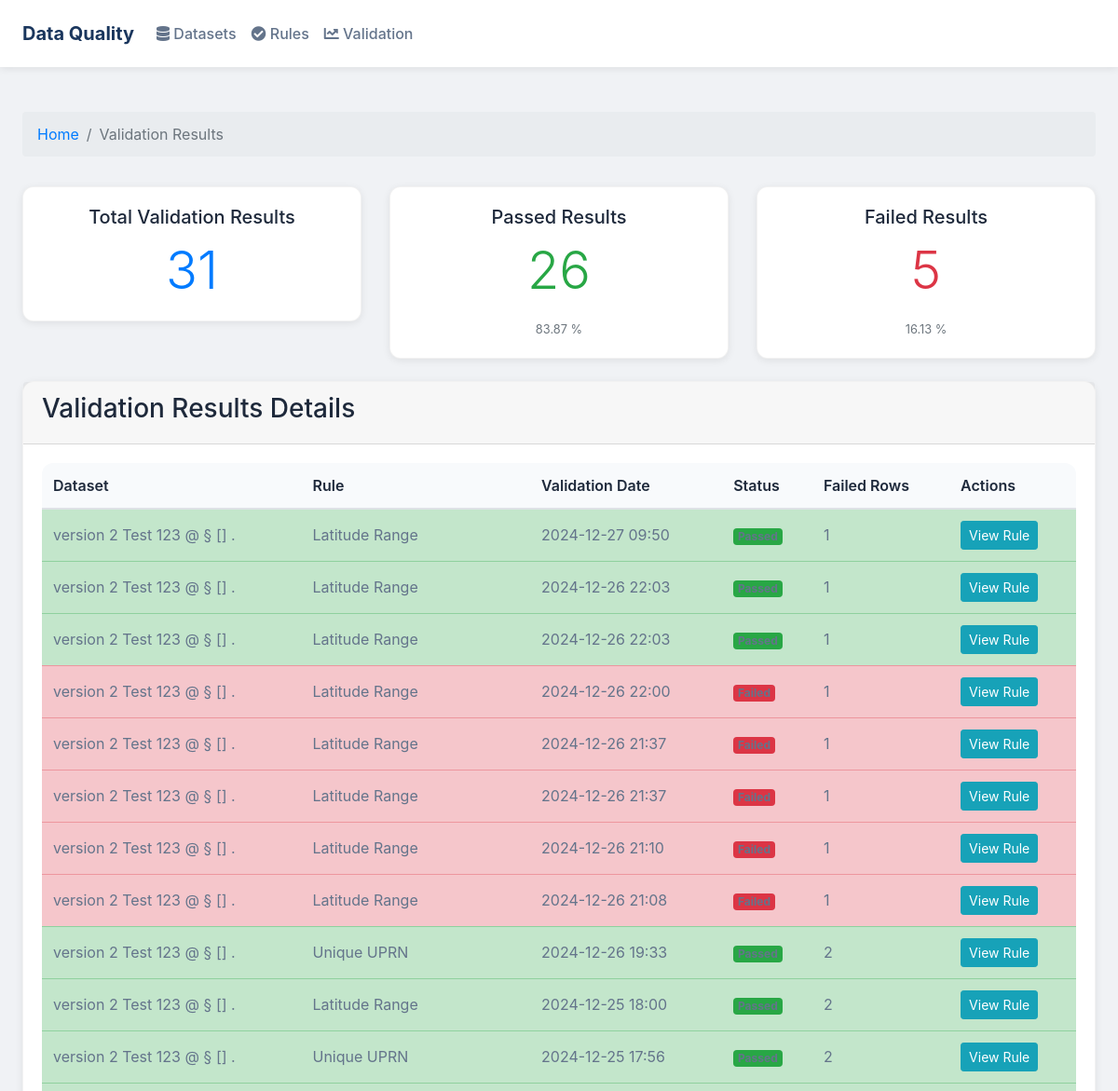
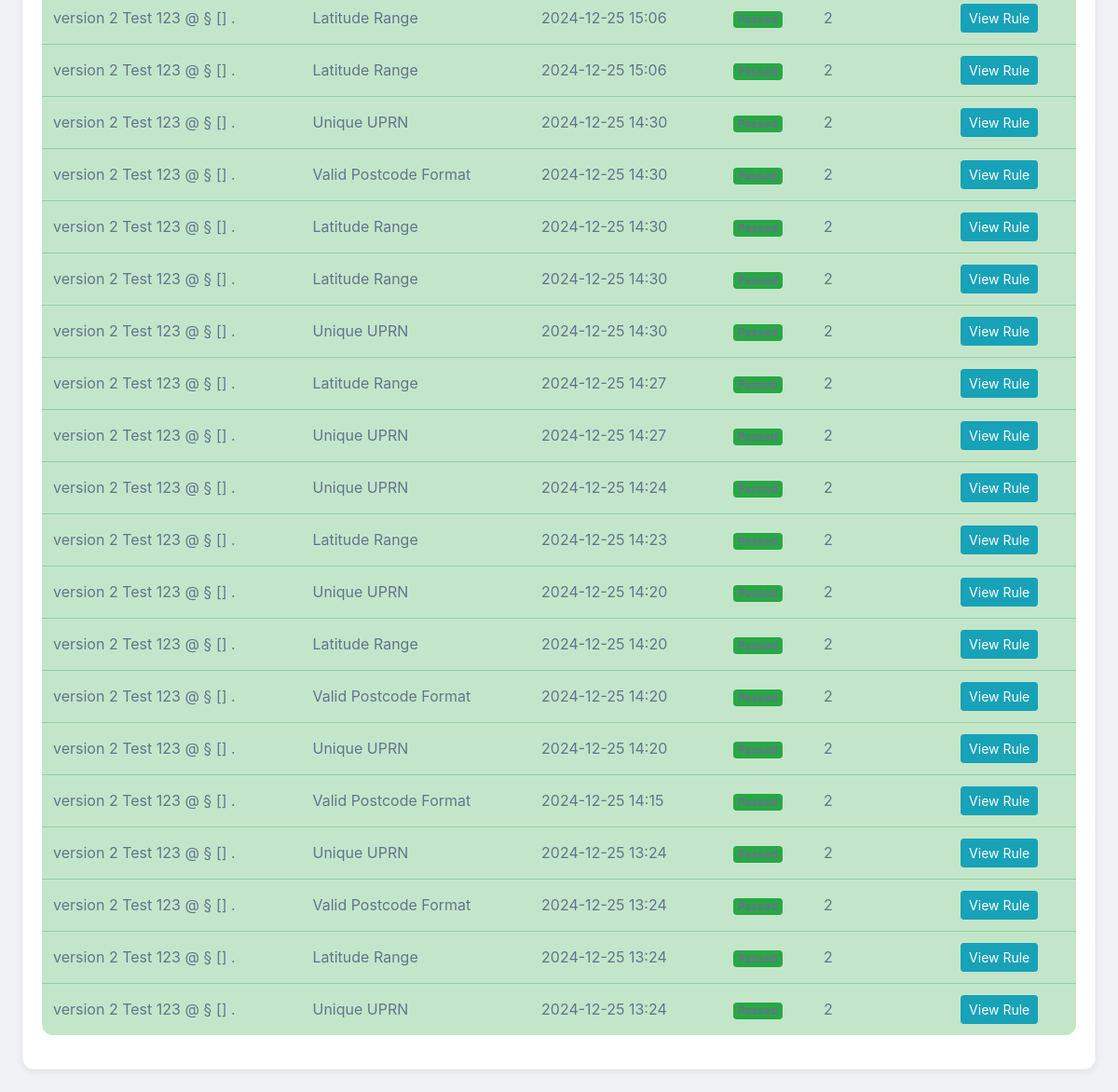
Screenshot of /validation-results/ (signed in) with the database file from the repository (2 pictures, top to bottom).
### core/models.py (models this page shows, shortened)
class RuleValidationResult(models.Model):
    dataset = models.ForeignKey(Dataset, on_delete=models.CASCADE)
    rule = models.ForeignKey(DataGovernanceRule, on_delete=models.CASCADE)
    validation_date = models.DateTimeField(auto_now_add=True)
    passed = models.BooleanField()
    failed_rows = models.JSONField(null=True, blank=True)
    error_message = models.TextField(null=True, blank=True)
    execution_time = models.FloatField(null=True, blank=True)
    validated_by = models.ForeignKey(settings.AUTH_USER_MODEL, on_delete=models.SET_NULL, null=True)
    class Meta:
        ordering = ['-validation_date']
        indexes = [
            models.Index(fields=['dataset', 'rule', 'validation_date']),
            models.Index(fields=['passed']),
        ]

class Dataset(models.Model):
    FILE_TYPE_CHOICES = [
        ('csv', 'CSV'),
        ('excel', 'Excel'),
        ('json', 'JSON')
    ]
    PROFILE_STATUS_CHOICES = [
        ('not_generated', 'Not Generated'),
        ('processing', 'Processing'),
        ('completed', 'Completed'),
        ('failed', 'Failed')
    ]
    name = models.CharField(max_length=255)
    description = models.TextField(blank=True)
    file = models.FileField(upload_to='datasets/')
    file_type = models.CharField(max_length=10, choices=FILE_TYPE_CHOICES)
    created_at = models.DateTimeField(auto_now_add=True)
    updated_at = models.DateTimeField(auto_now=True)
    profile_status = models.CharField(
        max_length=20,
        choices=PROFILE_STATUS_CHOICES,
        default='not_generated'
    )
    profile_last_updated = models.DateTimeField(null=True, blank=True)
    profile_config = models.JSONField(null=True, blank=True)
    profile_report = models.FileField(upload_to='profiles/reports/', null=True, blank=True)
    profile_json = models.FileField(upload_to='profiles/json/', null=True, blank=True)
    total_rows = models.IntegerField(null=True, blank=True)
    total_columns = models.IntegerField(null=True, blank=True)
    column_names = models.JSONField(null=True, blank=True)
    column_types = models.JSONField(null=True, blank=True)
    is_sensitive = models.BooleanField(default=False, help_text="Mark if dataset contains sensitive information")
    uploaded_by = models.ForeignKey(
        User,
        on_delete=models.SET_NULL,
        null=True,
        blank=True,
        related_name='uploaded_datasets',
        help_text="User who uploaded the dataset"
    )

class DataGovernanceRule(models.Model):
    RULE_TYPES = [
        ('format', 'Format'),
        ('range', 'Range'),
        ('required', 'Required'),
        ('unique', 'Unique'),
        ('categorical', 'Categorical'),
        ('date_format', 'Date Format'),
        ('cross_column', 'Cross Column'),
    ]
    name = models.CharField(max_length=255)
    description = models.TextField(blank=True)
    rule_type = models.CharField(max_length=50, choices=RULE_TYPES)
    column_name = models.CharField(max_length=255)
    parameters = models.JSONField(default=dict, blank=True)
    dataset = models.ForeignKey('Dataset', on_delete=models.CASCADE, related_name='rules')
    created_by = models.ForeignKey(settings.AUTH_USER_MODEL, on_delete=models.SET_NULL, null=True)
    created_at = models.DateTimeField(auto_now_add=True)
    updated_at = models.DateTimeField(auto_now=True)
    is_active = models.BooleanField(default=True, help_text="Whether the rule is currently active")
    class Meta:
        ordering = ['name']
        indexes = [
            models.Index(fields=['dataset', 'rule_type']),
            models.Index(fields=['column_name']),
        ]

### core/views.py (the view)
# urls.py: path('validation-results/', views.validation_results, name='validation_results'),
@login_required
def validation_results(request):
    results = RuleValidationResult.objects.all().order_by('-validation_date')
    total_results = results.count()
    passed_results = results.filter(passed=True).count()
    failed_results = results.filter(passed=False).count()
    return render(request, 'core/validation_results.html', {
        'results': results,
        'total_results': total_results,
        'passed_count': passed_results,
        'failed_count': failed_results,
        'active_page': 'validation_results'
    })

### core/templatetags/custom_filters.py (called while the page is built)
@register.filter(name='multiply')
def multiply(value, arg):
    try:
        return float(value) * float(arg)
    except (ValueError, TypeError):
        return value

@register.filter(name='divide')
def divide(value, arg):
    try:
        return float(value) / float(arg) if float(arg) != 0 else 0
    except (ValueError, TypeError, ZeroDivisionError):
        return 0

### core/templates/core/validation_results.html (shortened to what this page needs)
{% extends "core/base.html" %}
{% load custom_filters %}
{% block content %}
<div class="container-fluid mt-4">
    <div class="row mb-3">
        <div class="col-md-12">
            <nav aria-label="breadcrumb">
                <ol class="breadcrumb">
                    <li class="breadcrumb-item"><a href="{% url 'core:home' %}">Home</a></li>
                    <li class="breadcrumb-item active" aria-current="page">Validation Results</li>
                </ol>
            </nav>
        </div>
    </div>
    <div class="row mb-4">
        <div class="col-md-4">
            <div class="card text-center">
                <div class="card-body">
                    <h5 class="card-title">Total Validation Results</h5>
                    <p class="card-text display-4 text-primary">{{ total_results }}</p>
                </div>
            </div>
        </div>
        <div class="col-md-4">
            <div class="card text-center">
                <div class="card-body">
                    <h5 class="card-title">Passed Results</h5>
                    <p class="card-text display-4 text-success">{{ passed_count }}</p>
                    <small class="text-muted">
                        {% if total_results > 0 %}
                            {{ passed_count|multiply:100.0|divide:total_results|floatformat:2 }} %
                        {% else %}
                            0.00 %
                        {% endif %}
                    </small>
                </div>
            </div>
        </div>
        <div class="col-md-4">
            <div class="card text-center">
                <div class="card-body">
                    <h5 class="card-title">Failed Results</h5>
                    <p class="card-text display-4 text-danger">{{ failed_count }}</p>
                    <small class="text-muted">
                        {% if total_results > 0 %}
                            {{ failed_count|multiply:100.0|divide:total_results|floatformat:2 }} %
                        {% else %}
                            0.00 %
                        {% endif %}
                    </small>
                </div>
            </div>
        </div>
    </div>
    <div class="row">
        <div class="col-md-12">
            <div class="card">
                <div class="card-header">
                    <h3>Validation Results Details</h3>
                </div>
                <div class="card-body">
                    <div class="table-responsive">
                        <table class="table table-striped table-hover">
                            <thead>
                                <tr>
                                    <th>Dataset</th>
                                    <th>Rule</th>
                                    <th>Validation Date</th>
                                    <th>Status</th>
                                    <th>Failed Rows</th>
                                    <th>Actions</th>
                                </tr>
                            </thead>
                            <tbody>
                                {% for result in results %}
                                <tr class="{% if result.passed %}table-success{% else %}table-danger{% endif %}">
                                    <td>{{ result.dataset.name }}</td>
                                    <td>{{ result.rule.name }}</td>
                                    <td>{{ result.validation_date|date:"Y-m-d H:i" }}</td>
                                    <td>
                                        {% if result.passed %}
                                            <span class="badge bg-success">Passed</span>
                                        {% else %}
                                            <span class="badge bg-danger">Failed</span>
                                        {% endif %}
                                    </td>
                                    <td>
                                        {% if result.failed_rows %}
                                            {{ result.failed_rows|length }}
                                        {% else %}
                                            0
                                        {% endif %}
                                    </td>
                                    <td>
                                        <a href="{% url 'core:rule_detail' result.rule.id %}" class="btn btn-sm btn-info">
                                             View Rule
                                        </a>
                                    </td>
                                </tr>
                                {% empty %}
                                <tr>
                                    <td colspan="6" class="text-center">
                                        No validation results found.
                                    </td>
                                </tr>
                                {% endfor %}
                            </tbody>
                        </table>
                    </div>
                </div>
            </div>
        </div>
    </div>
</div>
{% endblock %}

### core/templates/core/base.html (style rules this page uses)
body { background-color: #f0f2f5; color: #1e293b; font-family: -apple-system, BlinkMacSystemFont, "Segoe UI", Roboto, "Helvetica Neue", Arial, sans-serif; }
.card { background: white; border-radius: 12px; box-shadow: 0 2px 8px rgba(0,0,0,0.08); border: 1px solid rgba(0,0,0,0.05); transition: all 0.3s ease; }
.container-fluid { padding: 24px; }
.table { background: white; border-radius: 12px; overflow: hidden; }
.table th { background: #f8fafc; color: #1e293b; font-weight: 600; border-top: none; }
.table td { vertical-align: middle; color: #64748b; }

### rows the page displays
RuleValidationResult: dataset.name "version 2 Test 123 @ § [] .", rule.name "Latitude Range", validation_date "2024-12-27 09:50", failed_rows|length "1"
RuleValidationResult: dataset.name "version 2 Test 123 @ § [] .", rule.name "Latitude Range", validation_date "2024-12-26 22:03", failed_rows|length "1"
RuleValidationResult: dataset.name "version 2 Test 123 @ § [] .", rule.name "Latitude Range", validation_date "2024-12-26 22:03", failed_rows|length "1"
RuleValidationResult: dataset.name "version 2 Test 123 @ § [] .", rule.name "Latitude Range", validation_date "2024-12-26 22:00", failed_rows|length "1"
RuleValidationResult: dataset.name "version 2 Test 123 @ § [] .", rule.name "Latitude Range", validation_date "2024-12-26 21:37", failed_rows|length "1"
RuleValidationResult: dataset.name "version 2 Test 123 @ § [] .", rule.name "Latitude Range", validation_date "2024-12-26 21:37", failed_rows|length "1"
RuleValidationResult: dataset.name "version 2 Test 123 @ § [] .", rule.name "Latitude Range", validation_date "2024-12-26 21:10", failed_rows|length "1"
RuleValidationResult: dataset.name "version 2 Test 123 @ § [] .", rule.name "Latitude Range", validation_date "2024-12-26 21:08", failed_rows|length "1"
RuleValidationResult: dataset.name "version 2 Test 123 @ § [] .", rule.name "Unique UPRN", validation_date "2024-12-26 19:33", failed_rows|length "2"
RuleValidationResult: dataset.name "version 2 Test 123 @ § [] .", rule.name "Latitude Range", validation_date "2024-12-25 18:00", failed_rows|length "2"
RuleValidationResult: dataset.name "version 2 Test 123 @ § [] .", rule.name "Unique UPRN", validation_date "2024-12-25 17:56", failed_rows|length "2"
RuleValidationResult: dataset.name "version 2 Test 123 @ § [] .", rule.name "Latitude Range", validation_date "2024-12-25 15:06", failed_rows|length "2"
RuleValidationResult: dataset.name "version 2 Test 123 @ § [] .", rule.name "Latitude Range", validation_date "2024-12-25 15:06", failed_rows|length "2"
RuleValidationResult: dataset.name "version 2 Test 123 @ § [] .", rule.name "Unique UPRN", validation_date "2024-12-25 14:30", failed_rows|length "2"
RuleValidationResult: dataset.name "version 2 Test 123 @ § [] .", rule.name "Valid Postcode Format", validation_date "2024-12-25 14:30", failed_rows|length "2"
RuleValidationResult: dataset.name "version 2 Test 123 @ § [] .", rule.name "Latitude Range", validation_date "2024-12-25 14:30", failed_rows|length "2"
RuleValidationResult: dataset.name "version 2 Test 123 @ § [] .", rule.name "Latitude Range", validation_date "2024-12-25 14:30", failed_rows|length "2"
RuleValidationResult: dataset.name "version 2 Test 123 @ § [] .", rule.name "Unique UPRN", validation_date "2024-12-25 14:30", failed_rows|length "2"
RuleValidationResult: dataset.name "version 2 Test 123 @ § [] .", rule.name "Latitude Range", validation_date "2024-12-25 14:27", failed_rows|length "2"
RuleValidationResult: dataset.name "version 2 Test 123 @ § [] .", rule.name "Unique UPRN", validation_date "2024-12-25 14:27", failed_rows|length "2"
RuleValidationResult: dataset.name "version 2 Test 123 @ § [] .", rule.name "Unique UPRN", validation_date "2024-12-25 14:24", failed_rows|length "2"
RuleValidationResult: dataset.name "version 2 Test 123 @ § [] .", rule.name "Latitude Range", validation_date "2024-12-25 14:23", failed_rows|length "2"
RuleValidationResult: dataset.name "version 2 Test 123 @ § [] .", rule.name "Unique UPRN", validation_date "2024-12-25 14:20", failed_rows|length "2"
RuleValidationResult: dataset.name "version 2 Test 123 @ § [] .", rule.name "Latitude Range", validation_date "2024-12-25 14:20", failed_rows|length "2"
RuleValidationResult: dataset.name "version 2 Test 123 @ § [] .", rule.name "Valid Postcode Format", validation_date "2024-12-25 14:20", failed_rows|length "2"
RuleValidationResult: dataset.name "version 2 Test 123 @ § [] .", rule.name "Unique UPRN", validation_date "2024-12-25 14:20", failed_rows|length "2"
RuleValidationResult: dataset.name "version 2 Test 123 @ § [] .", rule.name "Valid Postcode Format", validation_date "2024-12-25 14:15", failed_rows|length "2"
RuleValidationResult: dataset.name "version 2 Test 123 @ § [] .", rule.name "Unique UPRN", validation_date "2024-12-25 13:24", failed_rows|length "2"
RuleValidationResult: dataset.name "version 2 Test 123 @ § [] .", rule.name "Valid Postcode Format", validation_date "2024-12-25 13:24", failed_rows|length "2"
RuleValidationResult: dataset.name "version 2 Test 123 @ § [] .", rule.name "Latitude Range", validation_date "2024-12-25 13:24", failed_rows|length "2"
RuleValidationResult: dataset.name "version 2 Test 123 @ § [] .", rule.name "Unique UPRN", validation_date "2024-12-25 13:24", failed_rows|length "2"

### other values shown
{{ total_results }} "31"
{{ passed_count }} "26"
{{ passed_count|multiply:100.0|divide:total_results|floatformat:2 }} "83.87"
{{ failed_count }} "5"
{{ failed_count|multiply:100.0|divide:total_results|floatformat:2 }} "16.13"
